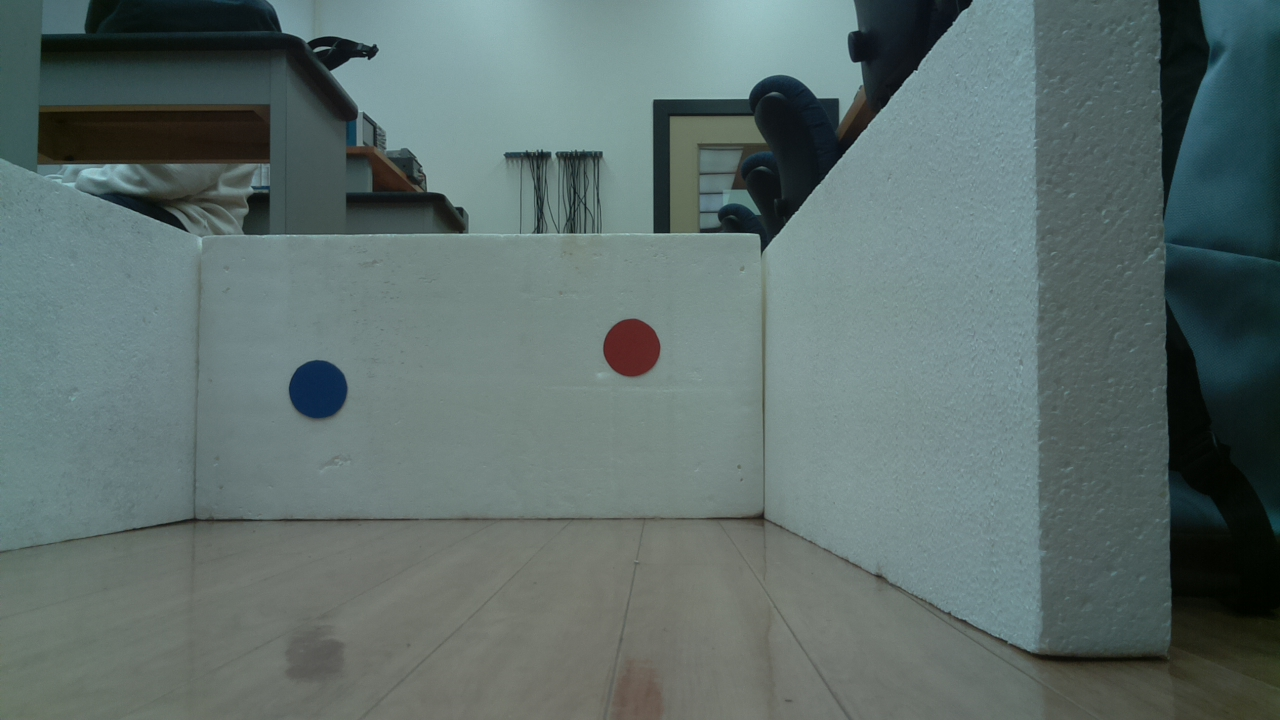
#> input picture raspberryPi/wallEx/img1.jpg, 1280 x 720 px, found by its file name; its folder holds 4 pictures in this run
$ python colorDetect.py
#> lines starting #> are read from the running program, lines starting #| are printed output that depends on the picture; after the words box and inside, x2 and y2 are one past the last pixel; in counts of white or black regions, pixels touching at a corner belong together
#!/usr/bin/python3

import picamera
import time
import cv2
import numpy as np
import PIL
from PIL import Image
#import matplotlib.pyplot as plt


def main():
	'''
	#img = cv2.imread('/home/pi/bishop_ecpe155_2022/raspberryPi/piCam/wallExamples/img%s.jpg' % 1)
	#img = cv2.imread('/home/pi/bishop_ecpe155_2022/raspberryPi/piCam/moreImages/img%s.jpg' % 4)
	hsv = cv2.cvtColor(img, cv2.COLOR_BGR2HSV)
	# 720, 360 is middle of frame
	coord = [720, 500]
	hsvColor = hsv[coord[1],coord[0]]
	#imgPoint = cv2.circle(img, coord, radius = 0, color = (0,0,0), thickness = 10)
	# 3, 159, 125
	lowerRed = np.array([0,60,60])
	upperRed = np.array([100,180,180])
	#print("HSV:\t\t ", hsvColor)
	#print("Lower Bounds:\t ", lowerRed)
	#print("Upper Bounds:\t ", upperRed)

	for i in range(3):
		if not(hsvColor[i] >= lowerRed[i] and hsvColor[i] <= upperRed[i]):
			print(False)
			break
		else:
			if i == 2:
				print(True)


	for hsvPoint, lowerPoint, upperPoint in zip(hsvColor, lowerRed, upperRed):
		if hsvPoint < lowerPoint or hsvPoint > upperPoint:
			print(False)
			break
		else:
			if hsvPoint == hsvColor[2]:
				print(True)


	mask = cv2.inRange(hsv, lowerRed, upperRed)
	imgPoint = cv2.circle(img, coord, radius = 0, color = (256,0,0), thickness = 20)
	cv2.imshow("displayPoint", img)
	cv2.imshow("mask", mask)
	cv2.waitKey(0)

	'''

	# take 5 pictures and do color detection
	for i in range(5):
		#camera.capture('/home/pi/bishop_ecpe155_2022/raspberryPi/piCam/img.jpg')
		#img = cv2.imread('/home/pi/bishop_ecpe155_2022/raspberryPi/piCam/moreImages/img%s.jpg' % (i+3))
		img = cv2.imread('/home/pi/bishop_ecpe155_2022/raspberryPi/wallEx/img%s.jpg' % 1)
#> img is the input picture: shape (720, 1280, 3); mean B, G, R 108.2, 110.4, 94

		# hue, saturation, brightness
		hsv = cv2.cvtColor(img, cv2.COLOR_BGR2HSV)
#> hsv: shape (720, 1280, 3); mean H, S, V 77.6, 52.5, 111.8

		lowerRed = np.array([0,60,60])
		upperRed = np.array([100,180,180])
		mask = cv2.inRange(hsv, lowerRed, upperRed)
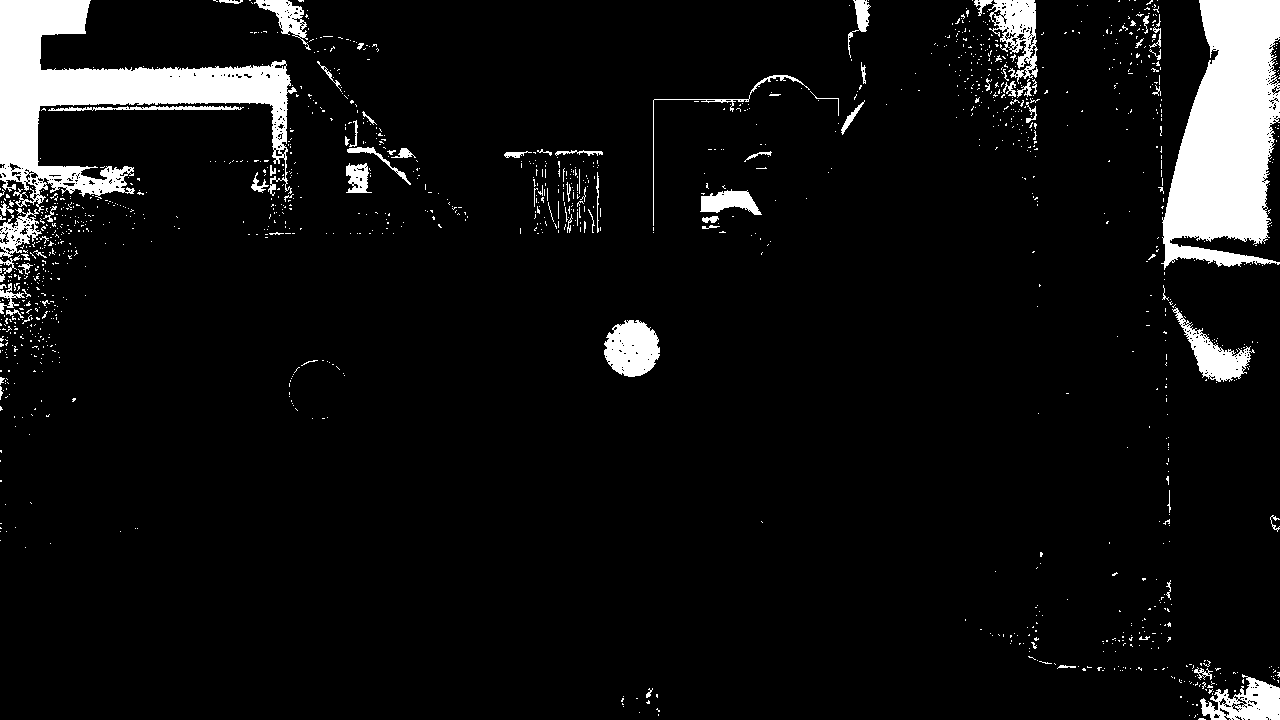
#> mask: shape (720, 1280); 6.9% white; 1367 white regions (1284 under 20 px), largest, box (x1, y1, x2, y2) and area: (1161, 0, 1280, 270) 21591, (0, 0, 297, 212) 20581, (604, 320, 660, 377) 2361
		cv2.imshow("image", hsv)
		cv2.imshow("mask", mask)
		cv2.waitKey(0)


	cv2.destroyAllWindows()

if __name__ == "__main__":
	main()
